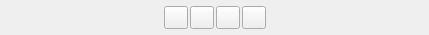
<?xml version="1.0" encoding="UTF-8"?>
<ui version="4.0">
 <class>FormOptionZoom</class>
 <widget class="QWidget" name="FormOptionZoom">
  <property name="geometry">
   <rect>
    <x>0</x>
    <y>0</y>
    <width>429</width>
    <height>35</height>
   </rect>
  </property>
  <property name="windowTitle">
   <string>Form</string>
  </property>
  <layout class="QVBoxLayout" name="verticalLayout_2">
   <property name="spacing">
    <number>2</number>
   </property>
   <property name="leftMargin">
    <number>2</number>
   </property>
   <property name="topMargin">
    <number>2</number>
   </property>
   <property name="rightMargin">
    <number>2</number>
   </property>
   <property name="bottomMargin">
    <number>2</number>
   </property>
   <item>
    <layout class="QHBoxLayout" name="horizontalLayout">
     <item>
      <spacer name="horizontalSpacer_2">
       <property name="orientation">
        <enum>Qt::Horizontal</enum>
       </property>
       <property name="sizeHint" stdset="0">
        <size>
         <width>40</width>
         <height>20</height>
        </size>
       </property>
      </spacer>
     </item>
     <item>
      <widget class="qLib::qToolButton" name="m_pBtnHalfCut">
       <property name="text">
        <string/>
       </property>
       <property name="icon">
        <iconset resource="../Resource/qFsResource.qrc">
         <normaloff>:/AppSpecific/cut2.png</normaloff>:/AppSpecific/cut2.png</iconset>
       </property>
       <property name="checkable">
        <bool>true</bool>
       </property>
      </widget>
     </item>
     <item>
      <widget class="qLib::qToolButton" name="m_pBtnThirdCut">
       <property name="text">
        <string/>
       </property>
       <property name="icon">
        <iconset resource="../Resource/qFsResource.qrc">
         <normaloff>:/AppSpecific/cut3.png</normaloff>:/AppSpecific/cut3.png</iconset>
       </property>
       <property name="checkable">
        <bool>true</bool>
       </property>
      </widget>
     </item>
     <item>
      <widget class="qLib::qToolButton" name="m_pBtnGoldenCut">
       <property name="text">
        <string/>
       </property>
       <property name="icon">
        <iconset resource="../Resource/qFsResource.qrc">
         <normaloff>:/AppSpecific/cutGolden.png</normaloff>:/AppSpecific/cutGolden.png</iconset>
       </property>
       <property name="checkable">
        <bool>true</bool>
       </property>
      </widget>
     </item>
     <item>
      <widget class="qLib::qToolButton" name="m_pBtnGoldenCoil">
       <property name="text">
        <string/>
       </property>
       <property name="icon">
        <iconset resource="../Resource/qFsResource.qrc">
         <normaloff>:/AppSpecific/cutSpiral.png</normaloff>:/AppSpecific/cutSpiral.png</iconset>
       </property>
       <property name="checkable">
        <bool>true</bool>
       </property>
      </widget>
     </item>
     <item>
      <spacer name="horizontalSpacer">
       <property name="orientation">
        <enum>Qt::Horizontal</enum>
       </property>
       <property name="sizeHint" stdset="0">
        <size>
         <width>40</width>
         <height>20</height>
        </size>
       </property>
      </spacer>
     </item>
    </layout>
   </item>
  </layout>
 </widget>
 <customwidgets>
  <customwidget>
   <class>qLib::qToolButton</class>
   <extends>QToolButton</extends>
   <header location="global">qToolButton.h</header>
  </customwidget>
 </customwidgets>
 <resources>
  <include location="../Resource/qFsResource.qrc"/>
 </resources>
 <connections/>
</ui>
